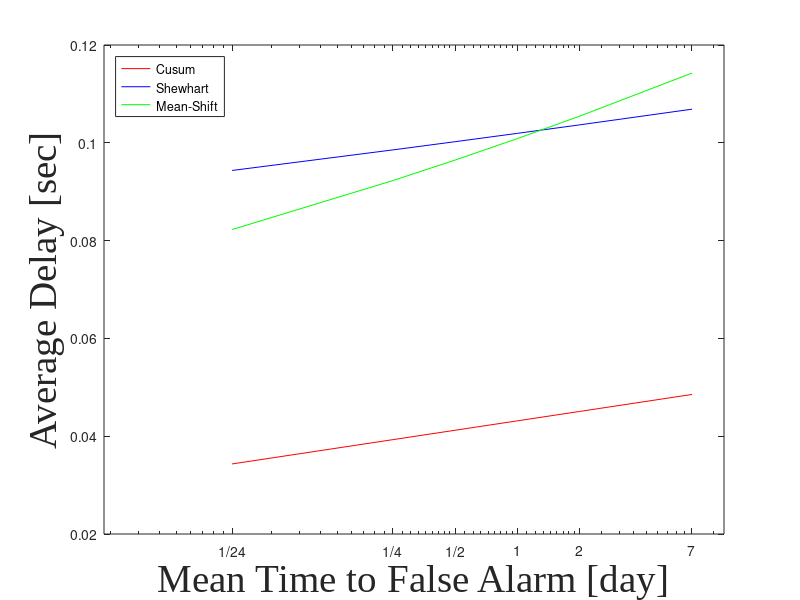

The MATLAB script that drew this image:
%8/31/2015
%Plots the ADD and FA for 3 bus and 14 bus systems


close all
clear all
clc


%%




%%
%14bus
FA=[1/24 1/4 1/2 1 2 7];
FA_cusum=FA.*24*3600*15;
A_cusum=log(FA_cusum./0.7265)/0.9545; %from excel best fit
ADD_cusum=0.0397.*A_cusum+0.0484; %from excel best fit
ADD_cusum=ADD_cusum./15;
%================================
% FA=[1/24 1/4 1/2 1 2 7];
FA_shewhart=FA.*24*3600*15;
A_shewhart=log(FA_shewhart./1.0962)/1.0682;

ADD_shewhart=1.0879*exp(0.026*A_shewhart);
ADD_shewhart=ADD_shewhart./15;
%================================
% FA=[1/24 1/4 1/2 1 2 7];
FA_meanshift=FA.*24*3600*15;
A_meanshift=log(FA_meanshift./0.5912)/1.6247;

ADD_meanshift=0.5931*exp(0.1042*A_meanshift);
ADD_meanshift=ADD_meanshift./15;
%================================


semilogx(FA,ADD_cusum, 'r');
set(gca,'XTick',FA);
set(gca,'XTickLabel',{});
set(gca,'XTickLabel',{'1/24','1/4','1/2','1','2','7'});
xl=xlabel('Mean Time to False Alarm [day]','fontsize',28,'fontname','times new roman');
x2=ylabel('Average Delay [sec]','fontsize',28,'fontname','times new roman');

hold on

semilogx(FA,ADD_shewhart, 'b');
set(gca,'XTick',FA);
set(gca,'XTickLabel',{});
set(gca,'XTickLabel',{'1/24','1/4','1/2','1','2','7'});
xl=xlabel('Mean Time to False Alarm [day]','fontsize',28,'fontname','times new roman');
x2=ylabel('Average Delay [sec]','fontsize',28,'fontname','times new roman');



semilogx(FA,ADD_meanshift, 'g');
set(gca,'XTick',FA);
set(gca,'XTickLabel',{});
set(gca,'XTickLabel',{'1/24','1/4','1/2','1','2','7'});
xl=xlabel('Mean Time to False Alarm [day]','fontsize',28,'fontname','times new roman');
x2=ylabel('Average Delay [sec]','fontsize',28,'fontname','times new roman');
legend('Cusum','Shewhart','Mean-Shift','location','northwest')
% ax = gca;
% ax.XTick = [1/24 1/4 1/2 1 2 7];
